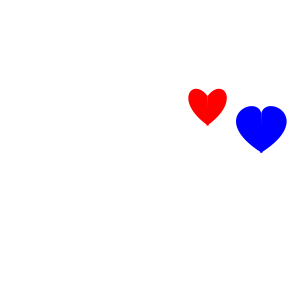
Frame 1 (no input)
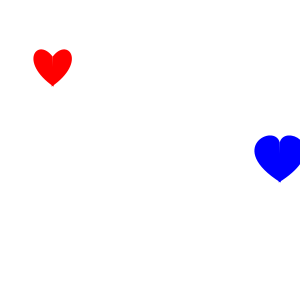
Frame 60 (the mouse pressed at the canvas centre just before this capture)
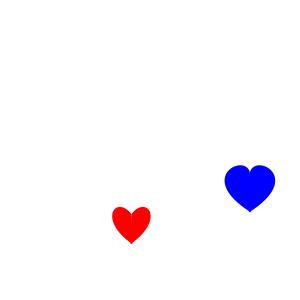
Frame 120 (the mouse held since frame 60 and released just before this capture)

The Processing sketch that drew these frames (run headless with seeded random() and noise(); from frame 60 on, the mouse is pressed at the canvas centre):

// Processing sketch: Esercizio1_2
// ── Esercizio1_2.pde
Heart h;
BlueHeart hb;

void setup(){
 background(255);
 size(300,300);
 h = new Heart(random(30,width-30),random(25,height-30),random(-5,5),random(-5,5));
 hb = new BlueHeart(random(30,width-30),random(25,height-30),random(-5,5),random(-5,5));
}

void draw(){
 background(255);
 h.run();
 hb.run();
}

// ── BlueHeart.pde
class BlueHeart extends Heart{
 boolean enabled;
 BlueHeart(float x, float y, float sx, float sy){
  super(x,y,sx,sy);
  c = color(0,0,255);
  enabled = true;
 }
 
 void display(){
   noStroke();
   fill(c);
   bezier(x+26,y+50,x-30,y+15,x+20,y-10,x+25,y+10);
   bezier(x+24,y+50,x+80,y+15,x+30,y-10,x+25,y+10);
 }
 
 void check(){
   if(dist(x+20,y+20,mouseX,mouseY)<=20){
    enabled = false;
    c = color(128);
   }
   else{
    enabled = true;
    c = color(0,0,255);
   }
 }
 
 void run(){
  if(enabled) move();
  check();
  display();
 }
}

// ── Heart.pde
class Heart{
 float x, y, sx, sy;
 color c;
 Heart(float x, float y, float sx, float sy){
  this.x = x;
  this.y = y;
  this.sx = sy;
  this.sy = sy;
  c = color(255,0,0);
 }
 
 void display(){
   noStroke();
   fill(c);
   bezier(x+26,y+40,x-10,y+15,x+10,y-10,x+25,y+10);
   bezier(x+24,y+40,x+60,y+15,x+40,y-10,x+25,y+10);
 }
 
 void move(){
  x+=sx;
  y+=sy;
  if(x<=-10 || x+40>=width) sx = -sx;
  if(y<=-10 || y+40>=height) sy = -sy;
 }
 
 void run(){
  move();
  display();
 }
}
